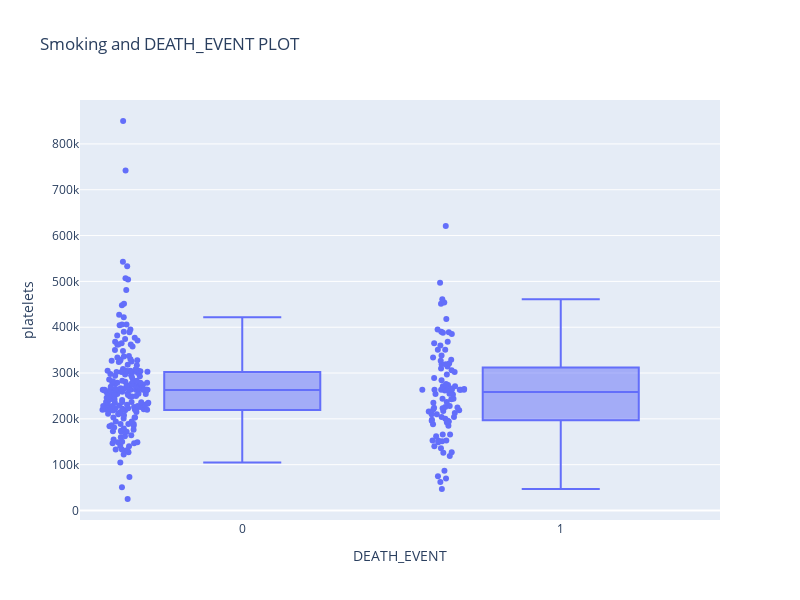

The code cell stored with this chart in its notebook:
### Markdown cell above
# BIVARIATE ANALYSIS

### Code cell
fig=px.box(data,
          x='DEATH_EVENT',
          y='platelets',
          points='all',
          height=600,
          width=800,
          title='Smoking and DEATH_EVENT PLOT')
fig.show()

### Figure 1 — Plotly figure (JSON) as saved in the notebook; plotly's stock layout.template omitted (floating-point values rounded to 4 significant figures; data arrays with more than 128 entries replaced by an {"elided": "..."} marker saying what was removed)
{"data": [{"alignmentgroup": "True", "boxpoints": "all", "hovertemplate": "DEATH_EVENT=%{x}<br>platelets=%{y}<extra></extra>", "legendgroup": "", "marker": {"color": "#636efa"}, "name": "", "notched": false, "offsetgroup": "", "orientation": "v", "showlegend": false, "type": "box", "x": {"elided": "299 int values"}, "x0": " ", "xaxis": "x", "y": {"elided": "299 float values"}, "y0": " ", "yaxis": "y"}], "layout": {"boxmode": "group", "height": 600, "legend": {"tracegroupgap": 0}, "title": {"text": "Smoking and DEATH_EVENT PLOT"}, "width": 800, "xaxis": {"anchor": "y", "domain": [0, 1], "title": {"text": "DEATH_EVENT"}}, "yaxis": {"anchor": "x", "domain": [0, 1], "title": {"text": "platelets"}}}}
